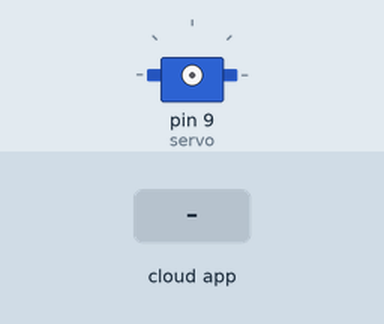
Recording of a sketch running on a simulated Arduino Uno, built with avr-gcc and run on an emulated ATmega328P. Parts: servo. The inputs (shaded band) are chosen by the test bench. The RemoteXY app is connected.

Above: at 1.2 s.
1.3 s: the phone or cloud app sets FEED to 1
At 1.45 s:
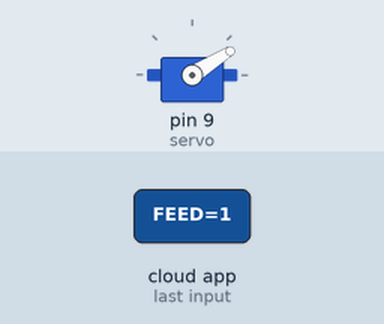
At 3.3 s:
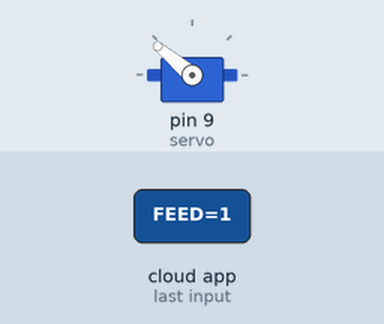
4.3 s: the phone or cloud app sets FEED to 0
At 4.48 s:
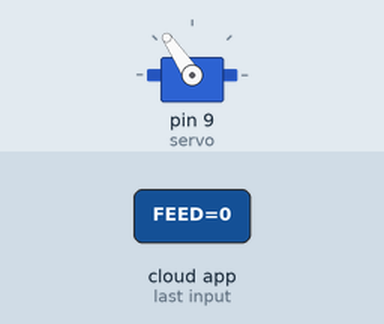
Timing chart, 0 to 7.3 s (numbered marks = the images above; inputs shaded):
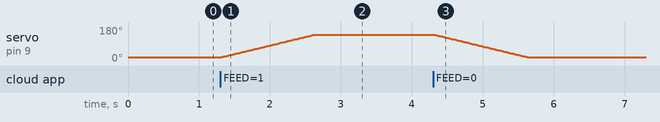

The sketch:

ESproject.ino
```cpp
#define REMOTEXY_MODE__ESP8266_HARDSERIAL_CLOUD
#include <RemoteXY.h>
#define REMOTEXY_SERIAL Serial
#define REMOTEXY_SERIAL_SPEED 115200
#define REMOTEXY_WIFI_SSID "manohar"
#define REMOTEXY_WIFI_PASSWORD "12345678"
#define REMOTEXY_CLOUD_SERVER "cloud.remotexy.com"
#define REMOTEXY_CLOUD_PORT 6376
#define REMOTEXY_CLOUD_TOKEN "69cd38e571ce4273eaf4f2b91df6a8c7"
#pragma pack(push, 1)
uint8_t RemoteXY_CONF[] =
  { 255,1,0,3,0,40,0,8,31,1,
  2,1,14,52,39,16,6,26,31,31,
  70,69,69,68,73,78,71,0,70,69,
  69,68,0,66,68,8,12,13,17,6,
  24,65,14,38,14,13,13 };
struct {
  uint8_t FEED;
  int8_t pos;
  uint8_t led_r;
  uint8_t led_g;
  uint8_t connect_flag;
  } RemoteXY;
#pragma pack(pop)
#include <Servo.h>
Servo servo;
int pos = 0;
void setup()
{
   RemoteXY_Init ();
   RemoteXY_Handler ();
   RemoteXY.led_r=255;
   RemoteXY.led_g=0;
}

void loop()
{
  RemoteXY_Handler ();
  if(RemoteXY.FEED==1)
  {
   if(pos<140){
    servo.attach(9);
       for (pos = 20; pos <140; pos += 1) {
            servo.write(pos);
             delay(10);
             RemoteXY_Handler ();
             RemoteXY.led_r=0;
             RemoteXY.led_g=255;
             RemoteXY.pos=pos-20;
       }
       }
       else {
         servo.write(140); servo.detach();
  }
  }
  else{
  for ( ; pos >= 20; pos -= 1) {
    servo.attach(9);
    servo.write(pos);
    RemoteXY_Handler ();
    RemoteXY.led_r=255;
    RemoteXY.led_g=0;
    RemoteXY.pos=pos-20;
     delay(10);
    }
   servo.detach();
}
}
```

Measured:
- after the input at 1.3 s, servo on pin 9 (servo): moves from 20° to 140° over 1.3 s, starting at once
- after the input at 4.3 s, servo on pin 9 (servo): moves from 140° to 20° over 1.3 s, starting at once
